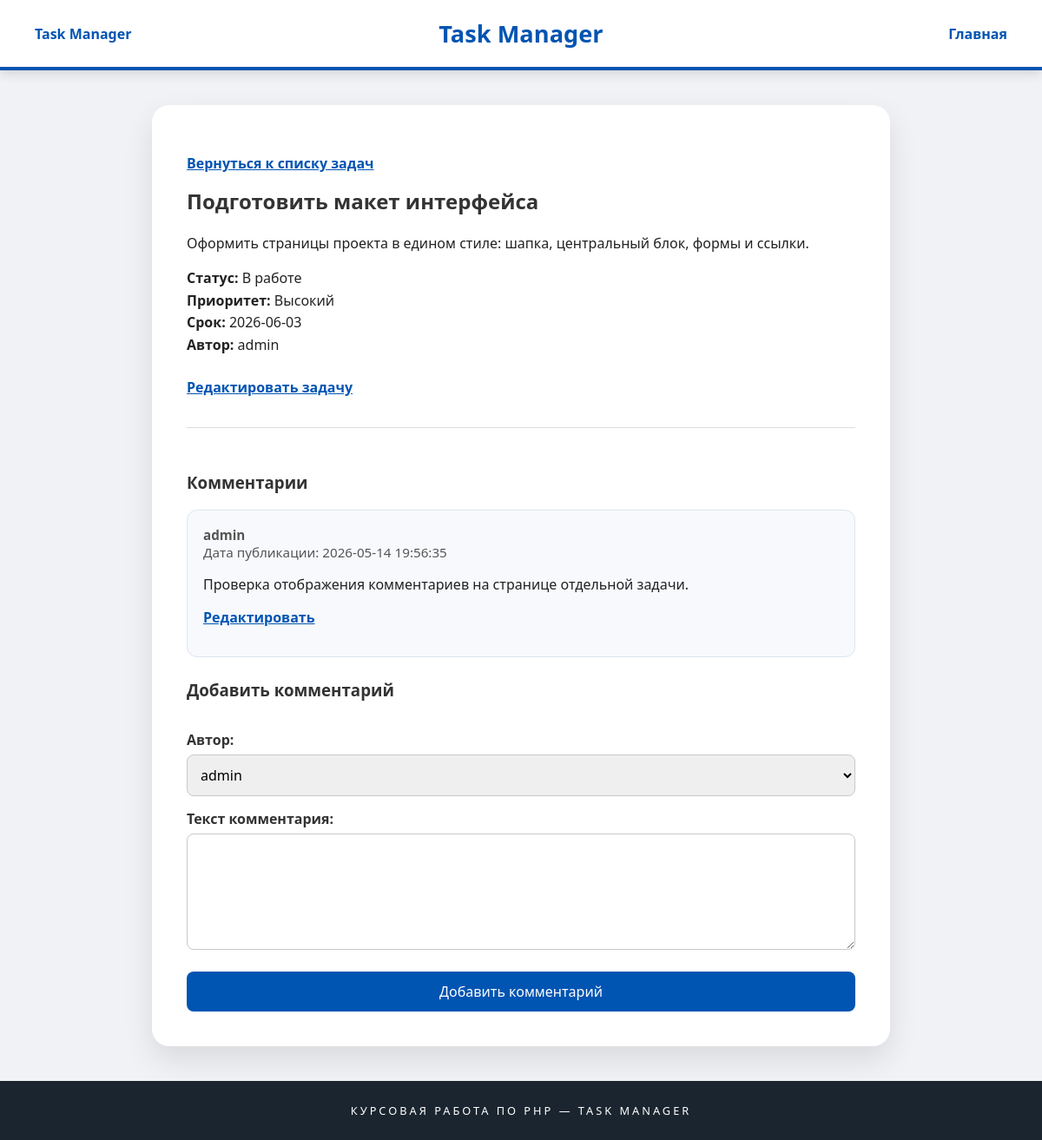
Page /tasks/2 on the committed database.
### tables this page shows
CREATE TABLE `tasks` (
    `id` INT NOT NULL AUTO_INCREMENT,
    `author_id` INT NOT NULL,
    `title` VARCHAR(255) NOT NULL,
    `description` TEXT NOT NULL,
    `status` ENUM('new', 'in_progress', 'done') NOT NULL DEFAULT 'new',
    `priority` ENUM('low', 'medium', 'high') NOT NULL DEFAULT 'medium',
    `deadline` DATE DEFAULT NULL,
    `created_at` DATETIME NOT NULL DEFAULT CURRENT_TIMESTAMP,
    `updated_at` DATETIME DEFAULT NULL,
    PRIMARY KEY (`id`),
    KEY `author_id_index` (`author_id`),
    CONSTRAINT `tasks_author_fk`
        FOREIGN KEY (`author_id`) REFERENCES `users` (`id`)
        ON DELETE CASCADE
);

CREATE TABLE `users` (
    `id` INT NOT NULL AUTO_INCREMENT,
    `nickname` VARCHAR(128) NOT NULL,
    `email` VARCHAR(255) NOT NULL,
    `password_hash` VARCHAR(255) NOT NULL,
    `role` ENUM('admin', 'user') NOT NULL DEFAULT 'user',
    `created_at` DATETIME NOT NULL DEFAULT CURRENT_TIMESTAMP,
    PRIMARY KEY (`id`),
    UNIQUE KEY `nickname_unique` (`nickname`),
    UNIQUE KEY `email_unique` (`email`)
);

CREATE TABLE `comments` (
    `id` INT NOT NULL AUTO_INCREMENT,
    `author_id` INT NOT NULL,
    `task_id` INT NOT NULL,
    `text` TEXT NOT NULL,
    `created_at` DATETIME NOT NULL DEFAULT CURRENT_TIMESTAMP,
    `updated_at` DATETIME DEFAULT NULL,
    PRIMARY KEY (`id`),
    KEY `author_id_index` (`author_id`),
    KEY `task_id_index` (`task_id`),
    CONSTRAINT `comments_author_fk`
        FOREIGN KEY (`author_id`) REFERENCES `users` (`id`)
        ON DELETE CASCADE,
    CONSTRAINT `comments_task_fk`
        FOREIGN KEY (`task_id`) REFERENCES `tasks` (`id`)
        ON DELETE CASCADE
);

### src/MyProject/Controllers/TasksController.php (called while the page is built, shortened)
<?php
class TasksController
{
    private $view;
    public function __construct()
    {
        $this->view = new View(__DIR__ . '/../../../templates');
    }
    public function show(int $taskId): void
    {
        $task = Task::getById($taskId);
        $comments = Comment::findByTaskId($taskId);
        $users = User::findAll();
        $this->view->renderHtml('tasks/show.php', [
            'task' => $task,
            'author' => $task->getAuthor(),
            'comments' => $comments,
            'users' => $users,
        ]);
    }
}

### src/settings.php (called while the page is built)
<?php
return [
    'db' => [
        'host' => 'localhost',
        'dbname' => 'task_manager',
        'user' => 'root',
        'password' => '',
    ],
];

### src/MyProject/Services/Db.php (called while the page is built, shortened)
<?php
class Db
{
    private static $instance;
    private $pdo;
    private function __construct()
    {
        $dbOptions = (require __DIR__ . '/../../settings.php')['db'];
        $this->pdo = new \PDO(
            'mysql:host=' . $dbOptions['host'] . ';dbname=' . $dbOptions['dbname'],
            $dbOptions['user'],
            $dbOptions['password']
        );
        $this->pdo->exec('SET NAMES UTF8');
        $this->pdo->setAttribute(\PDO::ATTR_ERRMODE, \PDO::ERRMODE_EXCEPTION);
    }
    public static function getInstance(): self
    {
        if (self::$instance === null) {
            self::$instance = new self();
        }
        return self::$instance;
    }
    public function query(string $sql, array $params = [], string $className = 'stdClass'): ?array
    {
        $statement = $this->pdo->prepare($sql);
        $result = $statement->execute($params);
        return $statement->fetchAll(\PDO::FETCH_CLASS, $className);
    }
}

### src/MyProject/Models/ActiveRecordEntity.php (called while the page is built, shortened)
<?php
abstract class ActiveRecordEntity
{
    protected ?int $id = null;
    public function getId(): int
    {
        return $this->id;
    }
    public static function findAll(): array
    {
        $db = Db::getInstance();
        return $db->query(
            'SELECT * FROM `' . static::getTableName() . '`;',
            [],
            static::class
        );
    }
    public static function getById(int $id): ?self
    {
        $db = Db::getInstance();
        $entities = $db->query(
            'SELECT * FROM `' . static::getTableName() . '` WHERE id = :id;',
            [':id' => $id],
            static::class
        );
        return $entities ? $entities[0] : null;
    }
    private function underscoreToCamelCase(string $source): string
    {
        return lcfirst(str_replace('_', '', ucwords($source, '_')));
    }
}

### src/MyProject/Models/Tasks/Task.php (called while the page is built, shortened)
<?php
class Task extends ActiveRecordEntity
{
    protected $authorId;
    protected $title;
    protected $description;
    protected $status;
    protected $priority;
    protected $deadline;
    public function getAuthor(): ?User
    {
        return User::getById($this->authorId);
    }
    public function getTitle(): string
    {
        return $this->title;
    }
    public function getDescription(): string
    {
        return $this->description;
    }
    public function getDeadline(): ?string
    {
        return $this->deadline;
    }
    public function getStatusLabel(): string
    {
        switch ($this->status) {
            case 'in_progress':
                return 'В работе';
        }
    }
    public function getPriorityLabel(): string
    {
        switch ($this->priority) {
            case 'high':
                return 'Высокий';
        }
    }
    protected static function getTableName(): string
    {
        return 'tasks';
    }
}

### src/MyProject/Models/Users/User.php (called while the page is built, shortened)
<?php
class User extends ActiveRecordEntity
{
    protected ?string $nickname = null;
    public function getNickname(): string
    {
        return $this->nickname;
    }
    protected static function getTableName(): string
    {
        return 'users';
    }
}

### src/MyProject/Models/Comments/Comment.php (called while the page is built, shortened)
<?php
class Comment extends ActiveRecordEntity
{
    protected $authorId;
    protected $text;
    protected $createdAt;
    public function getAuthor(): ?User
    {
        return User::getById($this->authorId);
    }
    public function getText(): string
    {
        return $this->text;
    }
    public function getCreatedAt(): string
    {
        return $this->createdAt;
    }
    public static function findByTaskId(int $taskId): array
    {
        $db = Db::getInstance();
        return $db->query(
            'SELECT * FROM `comments` WHERE `task_id` = :taskId ORDER BY `created_at` ASC;',
            [':taskId' => $taskId],
            static::class
        );
    }
}

### src/routes.php (called while the page is built)
<?php
return [
    '~^/$~' => [\MyProject\Controllers\MainController::class, 'main'],
    '~^/tasks/(\d+)$~' => [\MyProject\Controllers\TasksController::class, 'show'],
    '~^/tasks/(\d+)/edit$~' => [\MyProject\Controllers\TaskController::class, 'edit'],
    '~^/tasks/(\d+)/comments$~' => [\MyProject\Controllers\CommentsController::class, 'add'],
    '~^/comments/(\d+)/edit$~' => [\MyProject\Controllers\CommentsController::class, 'edit'],
];

### templates/tasks/show.php (the view, shortened to what this page needs)
<!DOCTYPE html>
<html lang="ru">
<head>
    <link rel="stylesheet" href="/styles/style.css">
</head>
<body>
<?php include __DIR__ . '/../header.php'; ?>
<main>
    <section class="content-block">
        <p>
            <a class="back-link" href="/">Вернуться к списку задач</a>
        </p>
        <h2><?= htmlspecialchars($task->getTitle(), ENT_QUOTES, 'UTF-8') ?></h2>
        <p class="task-description">
            <?= nl2br(htmlspecialchars($task->getDescription(), ENT_QUOTES, 'UTF-8')) ?>
        </p>
        <p class="task-meta">
            <strong>Статус:</strong>
            <?= htmlspecialchars($task->getStatusLabel(), ENT_QUOTES, 'UTF-8') ?>
            <br>
            <strong>Приоритет:</strong>
            <?= htmlspecialchars($task->getPriorityLabel(), ENT_QUOTES, 'UTF-8') ?>
            <br>
            <?php if ($task->getDeadline() !== null): ?>
                <strong>Срок:</strong>
                <?= htmlspecialchars($task->getDeadline(), ENT_QUOTES, 'UTF-8') ?>
                <br>
            <?php endif; ?>
            <?php if ($author !== null): ?>
                <strong>Автор:</strong>
                <?= htmlspecialchars($author->getNickname(), ENT_QUOTES, 'UTF-8') ?>
            <?php else: ?>
                <strong>Автор:</strong> не найден
            <?php endif; ?>
        </p>
        <p class="task-actions">
            <a href="/tasks/<?= $task->getId() ?>/edit">Редактировать задачу</a>
        </p>
        <section class="comments-block">
            <h3>Комментарии</h3>
            <?php foreach ($comments as $comment): ?>
                <?php $commentAuthor = $comment->getAuthor(); ?>
                <article class="comment" id="comment<?= $comment->getId() ?>">
                    <p class="comment-meta">
                        <strong>
                            <?= $commentAuthor !== null
                                ? htmlspecialchars($commentAuthor->getNickname(), ENT_QUOTES, 'UTF-8')
                                : 'Пользователь не найден'
                            ?>
                        </strong>
                        <br>
                        Дата публикации:
                        <?= htmlspecialchars($comment->getCreatedAt(), ENT_QUOTES, 'UTF-8') ?>
                    </p>
                    <p>
                        <?= nl2br(htmlspecialchars($comment->getText(), ENT_QUOTES, 'UTF-8')) ?>
                    </p>
                    <p>
                        <a href="/comments/<?= $comment->getId() ?>/edit">Редактировать</a>
                    </p>
                </article>
            <?php endforeach; ?>
            <h3>Добавить комментарий</h3>
            <form method="post" action="/tasks/<?= $task->getId() ?>/comments">
                <label for="author_id">Автор:</label>
                <select id="author_id" name="author_id">
                    <?php foreach ($users as $user): ?>
                        <option value="<?= $user->getId() ?>">
                            <?= htmlspecialchars($user->getNickname(), ENT_QUOTES, 'UTF-8') ?>
                        </option>
                    <?php endforeach; ?>
                </select>
                <label for="text">Текст комментария:</label>
                <textarea id="text" name="text" rows="5"></textarea>
                <button type="submit">Добавить комментарий</button>
            </form>
        </section>
    </section>
</main>
<?php include __DIR__ . '/../footer.php'; ?>
</body>
</html>

### templates/header.php
<header>
    <div class="logo-block">
        <a href="/">Task Manager</a>
    </div>
    <h1>Task Manager</h1>
    <nav class="header-menu">
        <a href="/">Главная</a>
    </nav>
</header>

### templates/footer.php
<footer>
    <p>Курсовая работа по PHP — Task Manager</p>
</footer>

### index.php (shortened to what this page needs)
<?php
$routes = require __DIR__ . '/src/routes.php';
$requestPath = parse_url($_SERVER['REQUEST_URI'], PHP_URL_PATH);
$requestPath = rawurldecode($requestPath);
foreach ($routes as $pattern => $route) {
    if (preg_match($pattern, $requestPath, $matches)) {
        $actionName = $route[1];
        $controller = new $controllerName();
        array_shift($matches);
        $controller->$actionName(...$matches);
        return;
    }
}

### styles/style.css (style rules this page uses)
* { box-sizing: border-box; }
body { font-family: 'Segoe UI', Tahoma, sans-serif; margin: 0; min-height: 100vh; display: flex; flex-direction: column; background-color: #f0f2f5; color: #222; }
header { display: grid; grid-template-columns: 1fr auto 1fr; align-items: center; padding: 20px 40px; background-color: #ffffff; border-bottom: 4px solid #0054b2; box-shadow: 0 4px 12px rgba(0, 0, 0, 0.12); }
.logo-block { justify-self: start; font-weight: 600; }
.logo-block a { color: #0054b2; text-decoration: none; }
header h1 { margin: 0; font-size: 1.7rem; color: #0054b2; text-align: center; }
.header-menu { justify-self: end; }
.header-menu a { color: #0054b2; font-weight: 600; text-decoration: none; }
main { flex: 1; display: flex; justify-content: center; align-items: flex-start; padding: 40px 20px; }
.content-block, .form-block { width: 100%; max-width: 850px; background-color: white; padding: 40px; border-radius: 20px; box-shadow: 0 15px 35px rgba(0, 0, 0, 0.1); }
.content-block h2, .form-block h2 { margin-top: 0; color: #333; }
.task-card a, .task-actions a, .back-link, .page-link { color: #0054b2; font-weight: 600; }
.task-description { line-height: 1.5; }
.task-meta { margin-top: 15px; line-height: 1.6; }
.task-actions { margin-top: 25px; }
form { display: flex; flex-direction: column; }
label { margin-top: 15px; margin-bottom: 6px; font-weight: 600; color: #333; }
input, select, textarea { width: 100%; padding: 11px; font-size: 16px; font-family: inherit; border: 1px solid #c8c8c8; border-radius: 8px; }
textarea { resize: vertical; }
button { margin-top: 25px; padding: 12px; font-size: 16px; font-family: inherit; color: white; background-color: #0054b2; border: none; border-radius: 8px; cursor: pointer; }
footer { background-color: #1a252f; color: white; padding: 25px; text-align: center; font-size: 0.8rem; text-transform: uppercase; letter-spacing: 3px; }
footer p { margin: 0; }
.comments-block { margin-top: 35px; padding-top: 25px; border-top: 1px solid #dddddd; }
.comments-block h3 { margin-top: 25px; color: #333; }
.comment { margin-bottom: 18px; padding: 18px; background-color: #f7f9fc; border: 1px solid #dde5f0; border-radius: 12px; }
.comment-meta { margin-top: 0; color: #555; font-size: 0.95rem; }
.comment a { color: #0054b2; font-weight: 600; }

### rows in the picture
tasks: title "Подготовить макет интерфейса", description "Оформить страницы проекта в едином стиле: шапка, центральный блок, формы и ссылки.", status "В работе", priority "Высокий", deadline "2026-06-03"
users: nickname "admin"
comments: author.nickname "admin", created_at "2026-05-14 19:56:35", text "Проверка отображения комментариев на странице отдельной задачи."

### other values in the picture
form field author_id "admin"
